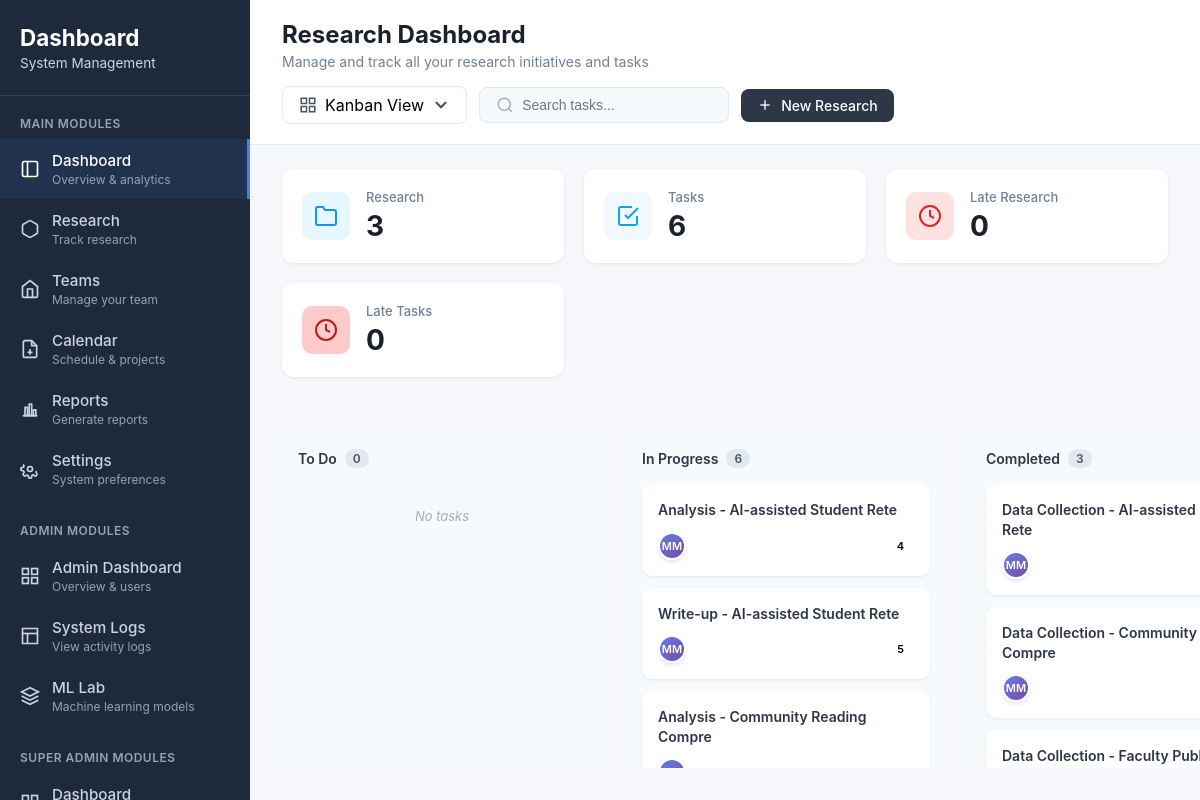
/researchmanagement/dashboard/ (signed in), run on an earlier commit of the app's database.
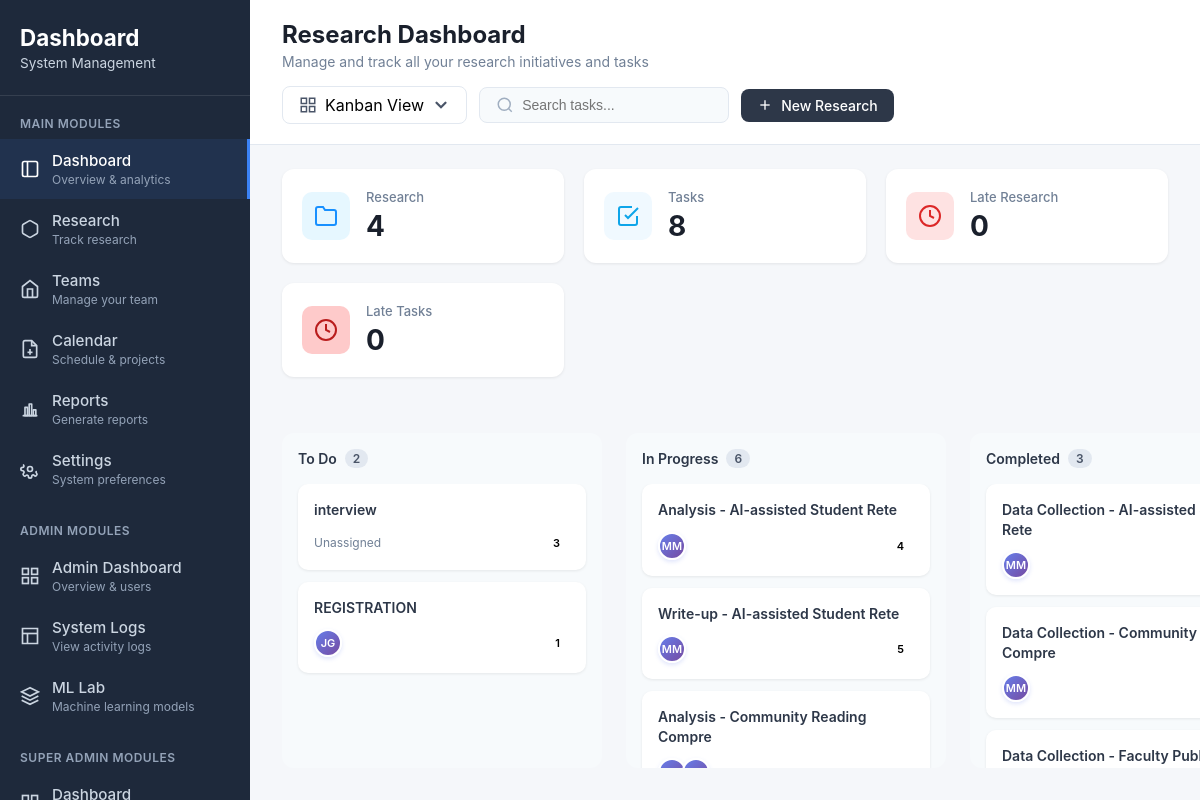
And on a later commit of the database.
### projectmanagement/models.py (models this page shows, shortened)
class Task(models.Model):
    id = models.UUIDField(primary_key=True, default=uuid.uuid4, editable=False)
    STATUS_CHOICES = [
        ('todo', 'To Do'),
        ('in_progress', 'In Progress'),
        ('completed', 'Completed'),
    ]
    project = models.ForeignKey(Project, on_delete=models.CASCADE, related_name='tasks')
    title = models.CharField(max_length=200)
    description = models.TextField(blank=True, null=True)
    assigned_to = models.ManyToManyField(
        settings.AUTH_USER_MODEL,
        related_name='tasks',
        blank=True
    )
    assigned_team = models.ForeignKey(
        Team,
        on_delete=models.SET_NULL,
        null=True,
        blank=True,
        related_name='tasks'
    )
    status = models.CharField(max_length=20, choices=STATUS_CHOICES, default='todo')
    priority = models.PositiveSmallIntegerField(
        default=3,
        validators=[
            MinValueValidator(1),
            MaxValueValidator(10),
        ],
    )
    due_date = models.DateField()
    created_at = models.DateTimeField(auto_now_add=True)
    updated_at = models.DateTimeField(auto_now=True)

### core/models.py (models this page shows, shortened)
class CustomUser(AbstractUser):
    id = models.UUIDField(primary_key=True, default=uuid.uuid4, editable=False)
    _first_name = models.CharField(max_length=255, blank=True, db_column='first_name')
    _middle_name = models.CharField(max_length=255, blank=True, db_column='middle_name')
    _last_name = models.CharField(max_length=255, blank=True, db_column='last_name')
    is_email_verified = models.BooleanField(default=False)
    bio = models.TextField(blank=True)
    _phone_number = models.CharField(max_length=255, blank=True, db_column='phone_number')
    avatar = models.ImageField(upload_to='avatars/', null=True, blank=True)
    avatar_url = models.URLField(max_length=500, blank=True, null=True)
    @property
    def first_name(self):
        return decrypt(self._first_name) if self._first_name else ''
    @first_name.setter
    def first_name(self, value):
        self._first_name = encrypt(value) if value else ''
    @property
    def middle_name(self):
        return decrypt(self._middle_name) if self._middle_name else ''
    @middle_name.setter
    def middle_name(self, value):
        self._middle_name = encrypt(value) if value else ''
    @property
    def last_name(self):
        return decrypt(self._last_name) if self._last_name else ''
    @last_name.setter
    def last_name(self, value):
        self._last_name = encrypt(value) if value else ''
    @property
    def phone_number(self):
        return decrypt(self._phone_number) if self._phone_number else ''
    @phone_number.setter
    def phone_number(self, value):
        self._phone_number = encrypt(value) if value else ''

### projectmanagement/views.py (the view, shortened to what this page needs)
# urls.py: path("dashboard/", views.dashboard, name="ces-dashboard"),
@login_required
@require_system_access
def dashboard(request):
    current_system = getattr(request, 'current_system', None) or 'researchmanagement'
    user_membership = SystemMembership.objects.filter(
        user=request.user,
        system_name=current_system
    ).first()
    user_role = user_membership.system_role if user_membership else None
    is_admin_or_superadmin = request.user.is_superuser or user_role in ['admin', 'superadmin']
    search_query = request.GET.get('search', '').strip()
    filter_scope = request.GET.get('scope', '').strip()
    filter_source = request.GET.get('source', '').strip()
    filter_method = request.GET.get('method', '').strip()
    projects = Project.objects.prefetch_related("tasks")
    all_tasks = (
        Task.objects
        .select_related("project")
        .prefetch_related("assigned_to", "assigned_team__members")
    )
    if is_admin_or_superadmin:
        stats_projects = Project.objects.prefetch_related("tasks")
        stats_tasks = (
            Task.objects
            .select_related("project")
            .prefetch_related("assigned_to", "assigned_team__members")
        )
    else:
        stats_projects = projects.filter(tasks__assigned_to=request.user).distinct()
        stats_tasks = all_tasks.filter(assigned_to=request.user)
    if not is_admin_or_superadmin:
        all_tasks = all_tasks.filter(assigned_to=request.user)
        projects = projects.filter(tasks__assigned_to=request.user).distinct()
    if filter_scope:
        projects = projects.filter(publication_scope=filter_scope)
        stats_projects = stats_projects.filter(publication_scope=filter_scope)
    if filter_source:
        projects = projects.filter(source_type=filter_source)
        stats_projects = stats_projects.filter(source_type=filter_source)
    if filter_method:
        projects = projects.filter(research_method=filter_method)
        stats_projects = stats_projects.filter(research_method=filter_method)
    active_projects = stats_projects.filter(
        start_date__lte=now,
        end_date__gte=now
    )
    past_projects = stats_projects.filter(
        end_date__lt=now
    )
    active_projects_count = active_projects.count()
    active_tasks = stats_tasks.exclude(
        status='completed'
    ).filter(
        due_date__gte=now
    )
    overdue_tasks = stats_tasks.exclude(
        status='completed'
    ).filter(
        due_date__lt=now
    )
    active_tasks_count = active_tasks.count()
    total_projects_count = stats_projects.count()
    total_tasks_count = stats_tasks.exclude(status='completed').count()
    assigned_projects_count = projects.count()
    assigned_tasks_count = all_tasks.count()
    late_projects_count = past_projects.count()
    late_tasks_count = overdue_tasks.count()
    todo_tasks = all_tasks.filter(status='todo')
    in_progress_tasks = all_tasks.filter(status='in_progress')
    completed_tasks = all_tasks.filter(status='completed')
    paginator_projects = Paginator(projects, 5)  # 5 projects per page
    page_number = request.GET.get('page', 1)
    projects_page = paginator_projects.get_page(page_number)
    context = {
        'projects': projects_page,
        'projects_paginator': paginator_projects,
        'projects_page_number': page_number,
        'current_system': current_system,
        'current_user_role': user_role,
        'now': now,
        'is_admin_or_superadmin': is_admin_or_superadmin,
        'total_projects_count': total_projects_count,
        'total_tasks_count': total_tasks_count,
        'active_projects_count': active_projects_count,
        'active_tasks_count': active_tasks_count,
        'late_projects_count': late_projects_count,
        'late_tasks_count': late_tasks_count,
        'assigned_projects_count': assigned_projects_count,
        'assigned_tasks_count': assigned_tasks_count,
        'todo_tasks': todo_tasks,
        'in_progress_tasks': in_progress_tasks,
        'completed_tasks': completed_tasks,
        'overdue_task_ids': set(overdue_tasks.values_list('id', flat=True)),
        'past_projects': past_projects,
        'search_query': search_query,
        'filter_scope': filter_scope,
        'filter_source': filter_source,
        'filter_method': filter_method,
    }
    return render(
        request,
        'projectmanagement/pages/dashboard.html',
        context
    )

### core/utils/encryption.py (called while the page is built)
def decrypt(value: str) -> str:
    if not value:
        return ""
    try:
        return fernet.decrypt(value.encode()).decode()
    except InvalidToken:
        return value

### projectmanagement/templatetags/assignee_utils.py (called while the page is built)
@register.simple_tag
def task_assignee_stack(task):
    users = []
    seen = set()
    try:
        for u in task.assigned_to.all():
            uid = getattr(u, "id", None)
            if uid is not None and uid not in seen:
                seen.add(uid)
                users.append(u)
        team = getattr(task, "assigned_team", None)
        if team is not None:
            for u in team.members.all():
                uid = getattr(u, "id", None)
                if uid is not None and uid not in seen:
                    seen.add(uid)
                    users.append(u)
    except Exception:
        pass
    return {"users": users[:3], "total": len(users)}

### projectmanagement/templatetags/user_role.py (called while the page is built)
@register.simple_tag
def get_user_role(user, system_name):
    if not user.is_authenticated:
        return None
    membership = SystemMembership.objects.filter(
        user=user,
        system_name=system_name,
        system_role__in=['admin', 'superadmin']
    ).first()
    return membership.system_role if membership else None

### projectmanagement/templates/projectmanagement/pages/dashboard.html (shortened to what this page needs)
{% extends 'projectmanagement/base.html' %}
{% load static %}
{% block extra_head %}
<link rel="stylesheet" href="{% static 'projectmanagement/css/pages/dashboard.css' %}">
{% endblock %}
{% block content %}
<main class="main-content">
  <div class="top-bar">
    <div class="page-header">
      <h1>Research Dashboard</h1>
      <p>Manage and track all your research initiatives and tasks</p>
    </div>
    <div class="top-actions">
      <div class="view-selector">
        <svg width="18" height="18" viewBox="0 0 24 24" fill="none" stroke="currentColor" stroke-width="2">
          <rect x="3" y="3" width="7" height="7"></rect>
          <rect x="14" y="3" width="7" height="7"></rect>
          <rect x="14" y="14" width="7" height="7"></rect>
          <rect x="3" y="14" width="7" height="7"></rect>
        </svg>
        <span id="current-view">Kanban View</span>
        <svg width="16" height="16" viewBox="0 0 16 16" fill="none">
          <path d="M4 6L8 10L12 6" stroke="currentColor" stroke-width="2" stroke-linecap="round"/>
        </svg>
      </div>
      <div class="search-box">
        <svg width="18" height="18" viewBox="0 0 24 24" fill="none" stroke="currentColor" stroke-width="2">
          <circle cx="11" cy="11" r="8"></circle>
          <path d="M21 21l-4.35-4.35"></path>
        </svg>
        <input type="text" placeholder="Search tasks..." id="task-search" value="{{ search_query }}">
      </div>
      {% if request.user.is_superuser or is_admin_or_superadmin or current_user_role == 'researcher' %}
      <a href="#" class="add-project-button">
        <svg width="18" height="18" viewBox="0 0 24 24" fill="none" stroke="currentColor" stroke-width="2">
          <line x1="12" y1="5" x2="12" y2="19"></line>
          <line x1="5" y1="12" x2="19" y2="12"></line>
        </svg>
        New Research
      </a>
      {% endif %}
    </div>
  </div>
  <div class="stats-container">
    {% include 'projectmanagement/partials/_stats.html' %}
  </div>
  <div class="kanban-container" id="kanban-view">
    {% include 'projectmanagement/partials/_kanban_view.html' %}
  </div>
</main>
{% endblock %}

### projectmanagement/templates/projectmanagement/partials/_kanban_view.html (shortened to what the changed rows need)
{% load assignee_utils %}
<div class="kanban-board">
  <div class="kanban-column">
    <div class="column-header">
      <div class="column-title">
        <span>To Do</span>
        <span class="column-count">{{ todo_tasks|length }}</span>
      </div>
    </div>
    <div class="cards-container">
      {% for task in todo_tasks %}
      <div class="task-card {% if task.id in overdue_task_ids %}late{% endif %}">
        <div class="task-title">{{ task.title }}</div>
        <div class="task-footer">
          <div class="task-assignee">
            {% task_assignee_stack task as stack %}
            {% if stack.total > 0 %}
              {% for user in stack.users %}
                <div class="task-avatar-circle{% if forloop.counter == 3 and stack.total > 3 %} has-more{% endif %}"
                    title="{% if user.get_full_name %}{{ user.get_full_name }}{% else %}{{ user.username }}{% endif %}{% if forloop.counter == 3 and stack.total > 3 %} and {{ stack.total|add:'-3' }} more{% endif %}">
                  {% if not user.avatar %}
                    {% if user.first_name and user.last_name %}
                      {{ user.first_name|slice:":1" }}{{ user.last_name|slice:":1" }}
                    {% else %}
                      {{ user.username|slice:":1"|upper }}
                    {% endif %}
                  {% endif %}
                </div>
              {% endfor %}
            {% else %}
              <span class="assignee-name text-muted">Unassigned</span>
            {% endif %}
          </div>
          <span class="priority-badge priority-{{ task.priority|lower }}">{{ task.priority }}</span>
        </div>
      </div>
      {% empty %}
      <div class="empty-state">No tasks</div>
      {% endfor %}
    </div>
  </div>
  <div class="kanban-column">
    <div class="cards-container">
      {% for task in in_progress_tasks %}
      <div class="task-card {% if task.id in overdue_task_ids %}late{% endif %}">
        <div class="task-title">{{ task.title }}</div>
        <div class="task-footer">
          <div class="task-assignee">
            {% task_assignee_stack task as stack %}
            {% if stack.total > 0 %}
              {% for user in stack.users %}
                <div class="task-avatar-circle{% if forloop.counter == 3 and stack.total > 3 %} has-more{% endif %}"
                    title="{% if user.get_full_name %}{{ user.get_full_name }}{% else %}{{ user.username }}{% endif %}{% if forloop.counter == 3 and stack.total > 3 %} and {{ stack.total|add:'-3' }} more{% endif %}">
                  {% if not user.avatar %}
                    {% if user.first_name and user.last_name %}
                      {{ user.first_name|slice:":1" }}{{ user.last_name|slice:":1" }}
                    {% else %}
                      {{ user.username|slice:":1"|upper }}
                    {% endif %}
                  {% endif %}
                </div>
              {% endfor %}
            {% else %}
              <span class="assignee-name text-muted">Unassigned</span>
            {% endif %}
          </div>
          <span class="priority-badge priority-{{ task.priority|lower }}">{{ task.priority }}</span>
        </div>
      </div>
      {% empty %}
      <div class="empty-state">No tasks</div>
      {% endfor %}
    </div>
  </div>
  <div class="kanban-column">
    <div class="cards-container">
      {% for task in completed_tasks %}
      <div class="task-card {% if task.id in overdue_task_ids %}late{% endif %}">
        <div class="task-title">{{ task.title }}</div>
        <div class="task-footer">
          <div class="task-assignee">
            {% task_assignee_stack task as stack %}
            {% if stack.total > 0 %}
              {% for user in stack.users %}
                <div class="task-avatar-circle{% if forloop.counter == 3 and stack.total > 3 %} has-more{% endif %}"
                    title="{% if user.get_full_name %}{{ user.get_full_name }}{% else %}{{ user.username }}{% endif %}{% if forloop.counter == 3 and stack.total > 3 %} and {{ stack.total|add:'-3' }} more{% endif %}">
                  {% if not user.avatar %}
                    {% if user.first_name and user.last_name %}
                      {{ user.first_name|slice:":1" }}{{ user.last_name|slice:":1" }}
                    {% else %}
                      {{ user.username|slice:":1"|upper }}
                    {% endif %}
                  {% endif %}
                </div>
              {% endfor %}
            {% else %}
              <span class="assignee-name text-muted">Unassigned</span>
            {% endif %}
          </div>
        </div>
      </div>
      {% empty %}
      <div class="empty-state">No tasks</div>
      {% endfor %}
    </div>
  </div>
</div>

What changed in the data, as far as the page shows it:
added Task: title "interview", shows "Unassigned", priority "3", shown under "Research Dashboard"
added Task: title "REGISTRATION", priority "1", shown under "Research Dashboard"
added CustomUser: first_name "J", last_name "G", shown under "REGISTRATION"
Also different on the page:
{{ total_projects_count }}: "3" → "4"
{{ total_tasks_count }}: "6" → "8"
{{ todo_tasks|length }}: "0" → "2"
text no longer shown: "No tasks"
